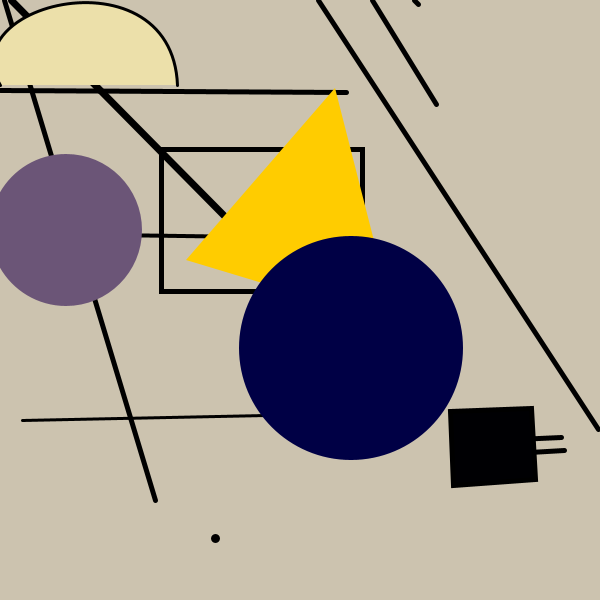
Frame 1 (no input)
Frame 60 (the mouse pressed at the canvas centre just before this capture): identical to frame 1, image omitted
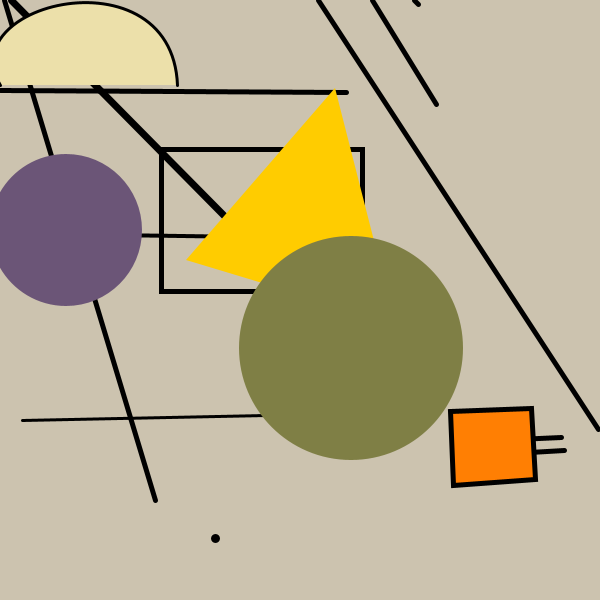
Frame 120 (the mouse held since frame 60 and released just before this capture)

The Processing sketch that drew these frames (run headless with seeded random() and noise(); from frame 60 on, the mouse is pressed at the canvas centre):

// Processing sketch: processing_141062
// ── processing_141062.pde

/*
 Konkuk University
 SOS iDesign

Name: Gwang il Lee <<------ Write your full name here!
 ID: Gwang il <<--------- Write your ID here!

*/

PImage img;

void setup(){
size (600, 600);
 // noLoop();
smooth();
colorMode (RGB, 600);
 // put the image in the same folder as the processing file
 }

void draw(){
println(mouseX + " : " + mouseY);
// here you add your code with all shapes and colors. 

background(480,460,414);
strokeWeight(9);
point(215,538);

strokeWeight(5);
noFill();
rectMode(CORNERS);
rect(362,291,161,149);
fill(0,0,0);
strokeWeight(7);
line(11,0,345,338);

strokeWeight(5);
line(4,0,155,500);

strokeWeight(5);
line(0,90,346,92);

strokeWeight(4);
line(0,233,289,237);

strokeWeight(3);
line(22,420,315,414);

strokeWeight(5);
line(318,0,598,429);

strokeWeight(5);
line(372,0,436,104);

strokeWeight(5);
line(414,0,418,4);

strokeWeight(5);
line(494,440,561,437);

strokeWeight(5);
line(495,454,564,450);

noStroke ();
fill(600,480,0);
triangle (335,88,186,260,395,323);


fill(mouseX,mouseY,164);
ellipse(351,348,224,224);

fill(mouseX*2,mouseY,8);
strokeWeight(5);
stroke(0,0,0);
quad(450,411,531,408,535,479,453,485);

noStroke();
fill(254,200,282);
ellipse(66,230,152,152);

fill(556,528,400);
stroke(0,0,0);
strokeWeight(3); 
bezier (0,85,-50,2,172,-50,177,85);





}
